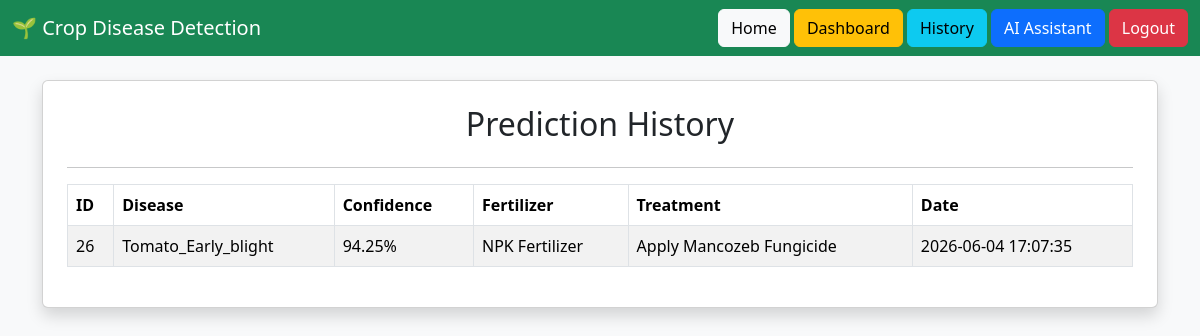
Screenshot of /history (signed in) with the database file from the repository.
### tables this page shows
CREATE TABLE predictions (
    id INTEGER PRIMARY KEY AUTOINCREMENT,
    disease TEXT,
    confidence REAL,
    fertilizer TEXT,
    treatment TEXT,
    prediction_date TIMESTAMP DEFAULT CURRENT_TIMESTAMP
, username TEXT);

### app.py (the view)
@app.route('/history')
def history():
    if 'username' not in session:
        return redirect('/login')
    conn = sqlite3.connect("crop_disease.db")
    cursor = conn.cursor()
    cursor.execute("""
    SELECT id,
           disease,
           ROUND(confidence, 2),
           fertilizer,
           treatment,
           prediction_date
    FROM predictions
    WHERE username = ?
    ORDER BY id DESC
    """, (session['username'],))
    records = cursor.fetchall()
    conn.close()
    return render_template(
        "history.html",
        records=records
    )

### templates/history.html (shortened to what this page needs)
<!DOCTYPE html>
<html>
<head>
<link href="https://cdn.jsdelivr.net/npm/bootstrap@5.3.3/dist/css/bootstrap.min.css" rel="stylesheet">
</head>
<body class="bg-light">
<nav class="navbar navbar-dark bg-success">
    <div class="container-fluid">
        <a class="navbar-brand" href="/">
            🌱 Crop Disease Detection
        </a>
        <div>
            <a class="btn btn-light" href="/">
                Home
            </a>
            <a class="btn btn-warning" href="/dashboard">
                Dashboard
            </a>
            <a class="btn btn-info" href="/history">
                History
            </a>
            <a class="btn btn-primary" href="/assistant">
    AI Assistant
</a>
            <a class="btn btn-danger" href="/logout">
    Logout
</a>
        </div>
    </div>
</nav>
<div class="container mt-4">
<div class="card shadow p-4">
<h2 class="text-center">
Prediction History
</h2>
<hr>
<table class="table table-bordered table-striped">
<thead>
<tr>
<th>ID</th>
<th>Disease</th>
<th>Confidence</th>
<th>Fertilizer</th>
<th>Treatment</th>
<th>Date</th>
</tr>
</thead>
<tbody>
{% for row in records %}
<tr>
<td>{{ row[0] }}</td>
<td>{{ row[1] }}</td>
<td>{{ row[2] }}%</td>
<td>{{ row[3] }}</td>
<td>{{ row[4] }}</td>
<td>{{ row[5] }}</td>
</tr>
{% endfor %}
</tbody>
</table>
</div>
</div>
</body>
</html>

### rows the page displays
predictions: id "26", disease "Tomato_Early_blight", confidence "94.25", fertilizer "NPK Fertilizer", treatment "Apply Mancozeb Fungicide", prediction_date "2026-06-04 17:07:35"
